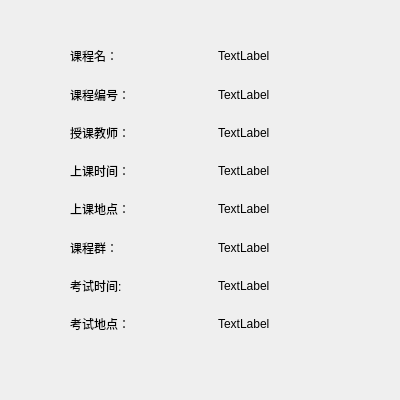
<?xml version="1.0" encoding="UTF-8"?>
<ui version="4.0">
 <class>ShowCu</class>
 <widget class="QDialog" name="ShowCu">
  <property name="geometry">
   <rect>
    <x>0</x>
    <y>0</y>
    <width>400</width>
    <height>400</height>
   </rect>
  </property>
  <property name="minimumSize">
   <size>
    <width>400</width>
    <height>400</height>
   </size>
  </property>
  <property name="maximumSize">
   <size>
    <width>400</width>
    <height>400</height>
   </size>
  </property>
  <property name="windowTitle">
   <string>课程信息</string>
  </property>
  <layout class="QVBoxLayout" name="verticalLayout">
   <item>
    <widget class="QWidget" name="widget" native="true">
     <layout class="QGridLayout" name="gridLayout">
      <item row="4" column="0">
       <spacer name="horizontalSpacer">
        <property name="orientation">
         <enum>Qt::Horizontal</enum>
        </property>
        <property name="sizeType">
         <enum>QSizePolicy::Fixed</enum>
        </property>
        <property name="sizeHint" stdset="0">
         <size>
          <width>50</width>
          <height>20</height>
         </size>
        </property>
       </spacer>
      </item>
      <item row="4" column="3">
       <spacer name="horizontalSpacer_2">
        <property name="orientation">
         <enum>Qt::Horizontal</enum>
        </property>
        <property name="sizeType">
         <enum>QSizePolicy::Fixed</enum>
        </property>
        <property name="sizeHint" stdset="0">
         <size>
          <width>20</width>
          <height>20</height>
         </size>
        </property>
       </spacer>
      </item>
      <item row="4" column="2">
       <widget class="QLabel" name="classTime">
        <property name="text">
         <string>TextLabel</string>
        </property>
       </widget>
      </item>
      <item row="1" column="2">
       <widget class="QLabel" name="Name">
        <property name="text">
         <string>TextLabel</string>
        </property>
       </widget>
      </item>
      <item row="7" column="2">
       <widget class="QLabel" name="kTime">
        <property name="text">
         <string>TextLabel</string>
        </property>
       </widget>
      </item>
      <item row="6" column="2">
       <widget class="QLabel" name="cGroup">
        <property name="text">
         <string>TextLabel</string>
        </property>
       </widget>
      </item>
      <item row="4" column="1">
       <widget class="QLabel" name="label_2">
        <property name="text">
         <string>上课时间：</string>
        </property>
       </widget>
      </item>
      <item row="7" column="1">
       <widget class="QLabel" name="label_5">
        <property name="text">
         <string>考试时间:</string>
        </property>
       </widget>
      </item>
      <item row="8" column="1">
       <widget class="QLabel" name="label_6">
        <property name="text">
         <string>考试地点：</string>
        </property>
       </widget>
      </item>
      <item row="6" column="1">
       <widget class="QLabel" name="label_3">
        <property name="text">
         <string>课程群：</string>
        </property>
       </widget>
      </item>
      <item row="2" column="2">
       <widget class="QLabel" name="Num">
        <property name="text">
         <string>TextLabel</string>
        </property>
       </widget>
      </item>
      <item row="1" column="1">
       <widget class="QLabel" name="label1">
        <property name="text">
         <string>课程名：</string>
        </property>
       </widget>
      </item>
      <item row="3" column="2">
       <widget class="QLabel" name="teacher">
        <property name="text">
         <string>TextLabel</string>
        </property>
       </widget>
      </item>
      <item row="2" column="1">
       <widget class="QLabel" name="label_4">
        <property name="text">
         <string>课程编号：</string>
        </property>
       </widget>
      </item>
      <item row="3" column="1">
       <widget class="QLabel" name="label_7">
        <property name="text">
         <string>授课教师：</string>
        </property>
       </widget>
      </item>
      <item row="5" column="2">
       <widget class="QLabel" name="classPlace">
        <property name="text">
         <string>TextLabel</string>
        </property>
       </widget>
      </item>
      <item row="5" column="1">
       <widget class="QLabel" name="label">
        <property name="text">
         <string>上课地点：</string>
        </property>
       </widget>
      </item>
      <item row="8" column="2">
       <widget class="QLabel" name="kPlace">
        <property name="text">
         <string>TextLabel</string>
        </property>
       </widget>
      </item>
      <item row="0" column="2">
       <spacer name="verticalSpacer">
        <property name="orientation">
         <enum>Qt::Vertical</enum>
        </property>
        <property name="sizeType">
         <enum>QSizePolicy::Fixed</enum>
        </property>
        <property name="sizeHint" stdset="0">
         <size>
          <width>20</width>
          <height>20</height>
         </size>
        </property>
       </spacer>
      </item>
     </layout>
    </widget>
   </item>
   <item>
    <spacer name="verticalSpacer_2">
     <property name="orientation">
      <enum>Qt::Vertical</enum>
     </property>
     <property name="sizeType">
      <enum>QSizePolicy::Fixed</enum>
     </property>
     <property name="sizeHint" stdset="0">
      <size>
       <width>20</width>
       <height>40</height>
      </size>
     </property>
    </spacer>
   </item>
  </layout>
 </widget>
 <resources/>
 <connections/>
</ui>
